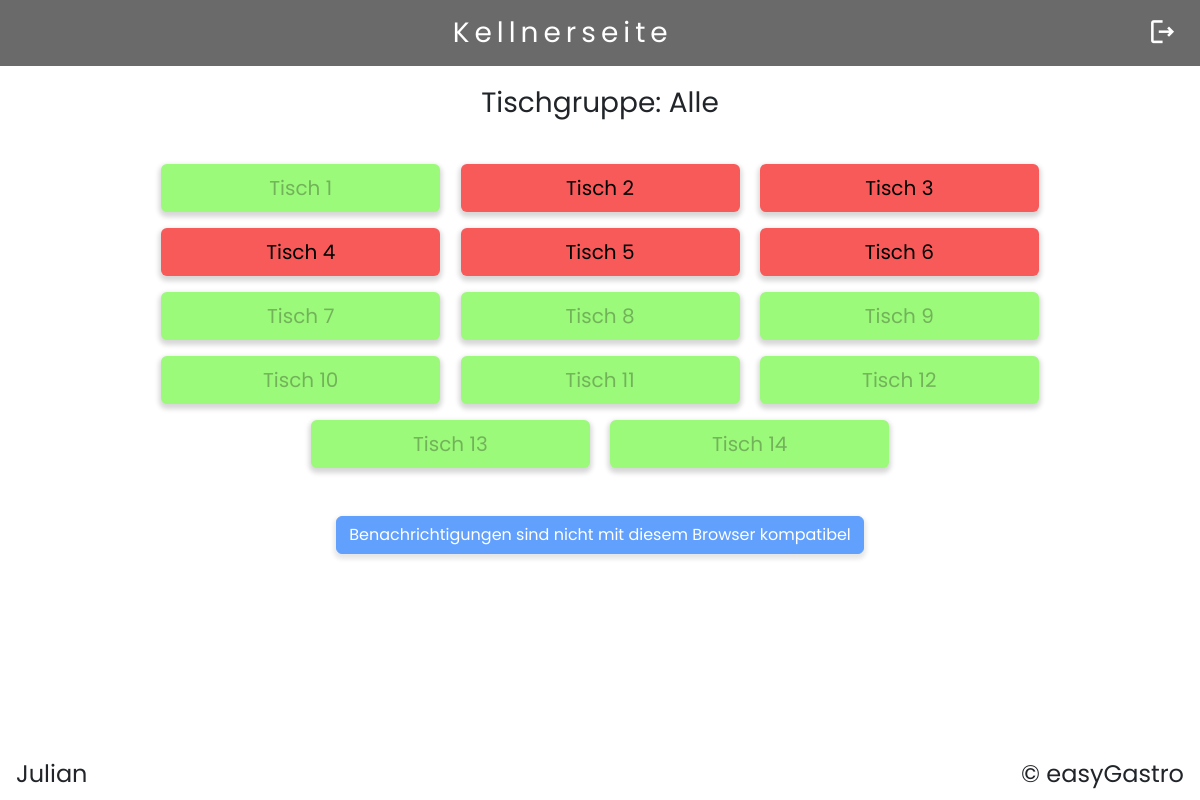
The page /kellner.php (signed in) on the database its author committed.
### tables this page shows
CREATE TABLE Tischgruppe
(
    pk_tischgrp_id INTEGER NOT NULL PRIMARY KEY AUTO_INCREMENT,
    bezeichnung    VARCHAR(255)
);

CREATE TABLE Tisch
(
    pk_tischnr_id     INTEGER NOT NULL PRIMARY KEY,
    tischcode         VARCHAR(255),
    fk_pk_tischgrp_id INTEGER
);

### src/waiter/DB_Table.php (called while the page is built, shortened)
<?php
require_once __DIR__ . '/../db.php';
class DB_Table
{
    static function getTableIDs($tableGroup)
    {
        $DB = DB::getDB();
        $tableIDs = array();
        try {
            $stmt = $DB->prepare('SELECT DISTINCT pk_tischnr_id FROM Tisch
                                        INNER JOIN Tischgruppe t on Tisch.fk_pk_tischgrp_id = t.pk_tischgrp_id
                                        WHERE t.bezeichnung = :tischgrp');
            $stmt->bindParam(':tischgrp', $tableGroup);
            if ($stmt->execute()) {
                $tableIDs = $stmt->fetchAll(PDO::FETCH_ASSOC);
            }
            return $tableIDs;
        } catch (PDOException  $e) {
            print('Error: ' . $e);
            exit();
        }
    }
    static function getTableGroupOfWaiter($username)
    {
        $DB = DB::getDB();
        $tableGroup = '';
        try {
            $stmt = $DB->prepare('SELECT bezeichnung FROM Tischgruppe
                                        INNER JOIN Kellner k on Tischgruppe.pk_tischgrp_id = k.fk_pk_tischgrp_id
                                        INNER JOIN User u on k.pk_fk_pk_user_id = u.pk_user_id
                                        WHERE u.name = :name');
            $stmt->bindParam(':name', $username);
            if ($stmt->execute()) {
                $tableGroup = $stmt->fetchAll(PDO::FETCH_ASSOC);
            }
            return $tableGroup;
        } catch (PDOException  $e) {
            print('Error: ' . $e);
            exit();
        }
    }
}

### src/db.php (called while the page is built, shortened)
<?php
class DB
{
    private static string $SERVER = 'mysql';
    private static string $DBNAME = 'EGS';
    private static string $USERNAME = 'root';
    private static string $PASSWORD = 'egspw';
    public static function getDB(): PDO
    {
        $server = self::$SERVER;
        $dbname = self::$DBNAME;
        $username = self::$USERNAME;
        $password = self::$PASSWORD;
        try {
            $DB = new PDO("mysql:host=$server;dbname=$dbname", $username, $password);
            $DB->setAttribute(PDO::ATTR_ERRMODE, PDO::ERRMODE_EXCEPTION);
            return $DB;
        } catch (PDOException $e) {
            print('Error: ' . $e);
            exit();
        }
    }
}

### src/kellner.php (the view, shortened to what this page needs)
<?php
require_once 'SiteTemplate.php';
require_once 'db.php';
require_once 'DB_User.php';
require_once 'waiter/DB_Table.php';
$header = <<<HEADER
<div class="header d-flex justify-content-between">
    <p class="invisible"></p>
    <h1 class="fw-normal py-3 fs-3 mb-0"><a href="/kellner.php" class="text-white text-decoration-none">Kellnerseite</a></h1>
    <form method="post" class="d-flex flex-column justify-content-center my-auto">
        <button type="submit" name="logout" id="logoutBt" class="shadow-none bg-unset d-flex flex-column justify-content-center">
            <span class="icon material-icons-outlined mx-2 px-2 text-white">logout</span>
        </button>
    </form>
</div>
HEADER;
$tableGroup = DB_Table::getTableGroupOfWaiter($_SESSION['user']['name']);
$allTables = DB_Table::getTableIDs($tableGroup[0]['bezeichnung']);
$body = <<<BODY
<script src="waiter/waiter.js" defer></script>
<p class="text-center fw-normal py-3 fs-3">Tischgruppe: {$tableGroup[0]['bezeichnung']}</p>
<div class="container text-center" id="tableContainer">
BODY;
foreach ($allTables as $eachTable)
{
    $foodOfTable = DB_Table::getFoodOfTable($eachTable['pk_tischnr_id']);
    $drinksOfTable = DB_Table::getDrinksOfTable($eachTable['pk_tischnr_id']);
    if(!empty($foodOfTable) || !empty($drinksOfTable)){
        $statusOfTable = 'red';
        $disable = "data-bs-toggle='modal' data-bs-target='#modal{$eachTable['pk_tischnr_id']}'";
    } else {
        $statusOfTable = 'green';
        $disable = 'disabled';
    }
    $body .= <<<BODY
<button class="table-waiter bg-{$statusOfTable} d-inline-block m-2 col-3" id="table_{$eachTable['pk_tischnr_id']}"
$disable>
    <p class="fs-5 mb-0 px-2 py-2">Tisch {$eachTable['pk_tischnr_id']}</p>
</button>
<div class="modal fade" id="modal{$eachTable['pk_tischnr_id']}" tabindex="-1" aria-labelledby="modalLabel" aria-hidden="true">
    <div class="modal-dialog modal-dialog-centered modal-dialog-scrollable">
        <div class="modal-content border-0">
            <div class="modal-header d-flex justify-content-center border-bottom-0">
                <h3 class="modal-title">Tisch {$eachTable['pk_tischnr_id']}</h3>
            </div>
            <div class="modal-body text-start">
                <table class="table">
                    <thead>
                    <tr>
                        <th scope="col" class="fw-normal fs-5 text-center">Anz.</th>
                        <th scope="col" class="fw-normal fs-5 text-center">Bezeichnung</th>
                        <th scope="col" class="fw-normal fs-5 text-center">Preis</th>
                    </tr>
                    </thead>
                    <tbody>
BODY;
    $fullPrice = 0;
    foreach ($drinksOfTable as $drink) {
        $body .= <<<BODY
                    <tr>
                        <td class="text-center">{$drink['anzahl']}</td>
                        <td>{$drink['bezeichnung']} {$drink['menge']}</td>
                        <td class="text-center">{$drink['GSPreis']}</td>
                    </tr>
BODY;
        $fullPrice += $drink['GSPreis'];
    }
    foreach ($foodOfTable as $food){
        $body .= <<<BODY
                    <tr>
                        <td class="text-center">{$food['anzahl']}</td>
                        <td>{$food['bezeichnung']}</td>
                        <td class="text-center">{$food['GSPreis']}</td>
                    </tr>
BODY;
        $fullPrice += $food['GSPreis'];
    }
    $fullPrice = number_format((float)$fullPrice, 2, '.', '');
    $body .= <<<BODY
                    </tbody>
                </table>
            </div>
            <div class="d-flex justify-content-between mx-5 mt-3">
                <p class="fs-4 fw-bold">Gesamt</p>
                <p class="fs-4 fw-bold full-price-text" table="{$eachTable['pk_tischnr_id']}">$fullPrice</p>
            </div>
            <div class="d-flex justify-content-between mx-5">
                <div>
                    <label for="givenMoney">Kunde</label><br>
                    <input class="border border-dark fs-4 text-center given-money-field" type="number" name="givenMoney" table="{$eachTable['pk_tischnr_id']}">
                </div>
                <div>
                    <label for="backMoney">Kellner</label><br>
                    <input class="border border-dark fs-4 text-center back-money-field" type="text" id="backMoney" name="backMoney" size="3" disabled table="{$eachTable['pk_tischnr_id']}">
                </div>
            </div>
            <div class="modal-footer d-flex justify-content-between border-top-0">
                <button type="button" class="btn bg-secondary fs-5 text-white" data-bs-dismiss="modal">Zurück</button>
                <form method="get">
                    <button type="submit" class="btn bg-secondary fs-5 text-white" name="clearTable"
                    value="{$eachTable['pk_tischnr_id']}">Tisch räumen</button>
                </form>
            </div>
        </div>
    </div>
</div>
BODY;
}
$body .= <<<BODY
</div>
<br>
<div class="text-center">
    <script src="/push-notifications/PN_Subscription.js" defer></script>
    <button id="push-subscription-button" class="btn btn-primary my-3">Push notifications!</button>
    <script defer>const userId = "{$_SESSION['user']['id']}"</script>
</div>
BODY;
print(SiteTemplate::render('Kellner - EGS', $header, $body));

### src/SiteTemplate.php (shortened to what this page needs)
<?php
class SiteTemplate
{
    static function render(string $title, string $header, string $content): string
    {
        $usernameFooter = '';
        if (isset($_SESSION['user'])) {
            $usernameFooter = $_SESSION['user']['name'];
        }
        return <<<TEMPLATE
<!DOCTYPE html>
<html lang="de">
<head>
    <meta charset="UTF-8">
    <meta http-equiv="X-UA-Compatible" content="IE=edge">
    <meta name="viewport" content="width=device-width, initial-scale=1.0">
    <title>$title</title>
    <link href="https://cdn.jsdelivr.net/npm/bootstrap@5.1.3/dist/css/bootstrap.min.css" rel="stylesheet"
>
    <script src="https://cdn.jsdelivr.net/npm/bootstrap@5.1.3/dist/js/bootstrap.bundle.min.js"
></script>
    <link href="https://fonts.googleapis.com/css?family=Material+Icons|Material+Icons+Outlined|Material+Icons+Two+Tone|Material+Icons+Round|Material+Icons+Sharp"
          rel="stylesheet">
    <link rel="stylesheet" href="/style.css">
</head>
<body class="d-flex flex-column vh-100">
$header
<main class="flex-grow-1 overflow-scroll">
$content
</main>
<div class="bg-white d-flex justify-content-between w-100">
    <div class="username px-3 py-2">
        <p class="fs-4 mb-0">{$usernameFooter}</p>
    </div>
    <div class="copyright-notice px-3 py-2">
        <p class="fs-4 mb-0">© easyGastro</p>
    </div>
</div>
</body>
</html>
TEMPLATE;
    }
}

### src/style.css (style rules this page uses)
* { font-family: Poppins, serif; }
body { color: #212529; }
button, input, select { border-radius: 6px !important; border: none; }
button { box-shadow: 0 3px 5px 2px rgba(0, 0, 0, 0.16) !important; }
.bg-red { background-color: #F85959; }
.bg-green { background-color: #9CFA7A; }
.bg-unset { background-color: unset; }
.icon { font-size: 23pt; position: relative; }
.header { background-color: #6A6A6A; }
.header h1 { letter-spacing: 5px; }
.copyright-notice { right: 0; }
.table-kitchen, .table-waiter { border-radius: 6px; box-shadow: 0 3px 5px 2px rgba(0, 0, 0, 0.16) !important; }

### rows shown on the page
tischgruppe: bezeichnung "Alle"
tisch: pk_tischnr_id "1"
tisch: pk_tischnr_id "2"
tisch: pk_tischnr_id "3"
tisch: pk_tischnr_id "4"
tisch: pk_tischnr_id "5"
tisch: pk_tischnr_id "6"
tisch: pk_tischnr_id "7"
tisch: pk_tischnr_id "8"
tisch: pk_tischnr_id "9"
tisch: pk_tischnr_id "10"
tisch: pk_tischnr_id "11"
tisch: pk_tischnr_id "12"
tisch: pk_tischnr_id "13"
tisch: pk_tischnr_id "14"

### other values the page prints
$usernameFooter "Julian"
